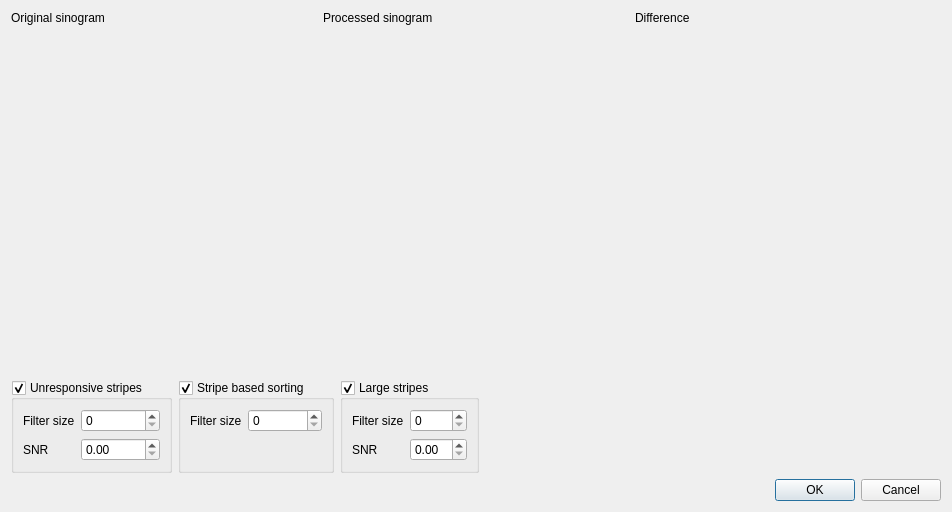
<?xml version="1.0" encoding="UTF-8"?>
<ui version="4.0">
 <class>VoStripeCleanDlg</class>
 <widget class="QDialog" name="VoStripeCleanDlg">
  <property name="geometry">
   <rect>
    <x>0</x>
    <y>0</y>
    <width>952</width>
    <height>512</height>
   </rect>
  </property>
  <property name="windowTitle">
   <string>Vo stripe clean</string>
  </property>
  <layout class="QVBoxLayout" name="verticalLayout">
   <item>
    <layout class="QHBoxLayout" name="horizontalLayout">
     <item>
      <layout class="QVBoxLayout" name="verticalLayout_2">
       <item>
        <widget class="QLabel" name="label">
         <property name="sizePolicy">
          <sizepolicy hsizetype="Preferred" vsizetype="Preferred">
           <horstretch>0</horstretch>
           <verstretch>0</verstretch>
          </sizepolicy>
         </property>
         <property name="text">
          <string>Original sinogram</string>
         </property>
        </widget>
       </item>
       <item>
        <widget class="QtAddons::ImageViewerWidget" name="viewer_original" native="true">
         <property name="sizePolicy">
          <sizepolicy hsizetype="Preferred" vsizetype="MinimumExpanding">
           <horstretch>0</horstretch>
           <verstretch>0</verstretch>
          </sizepolicy>
         </property>
         <property name="minimumSize">
          <size>
           <width>300</width>
           <height>300</height>
          </size>
         </property>
        </widget>
       </item>
      </layout>
     </item>
     <item>
      <layout class="QVBoxLayout" name="verticalLayout_3">
       <item>
        <widget class="QLabel" name="label_2">
         <property name="text">
          <string>Processed sinogram</string>
         </property>
        </widget>
       </item>
       <item>
        <widget class="QtAddons::ImageViewerWidget" name="viewer_processed" native="true">
         <property name="sizePolicy">
          <sizepolicy hsizetype="Preferred" vsizetype="MinimumExpanding">
           <horstretch>0</horstretch>
           <verstretch>0</verstretch>
          </sizepolicy>
         </property>
         <property name="minimumSize">
          <size>
           <width>300</width>
           <height>300</height>
          </size>
         </property>
        </widget>
       </item>
      </layout>
     </item>
     <item>
      <layout class="QVBoxLayout" name="verticalLayout_4">
       <item>
        <widget class="QLabel" name="label_3">
         <property name="text">
          <string>Difference</string>
         </property>
        </widget>
       </item>
       <item>
        <widget class="QtAddons::ImageViewerWidget" name="viewer_difference" native="true">
         <property name="sizePolicy">
          <sizepolicy hsizetype="Preferred" vsizetype="MinimumExpanding">
           <horstretch>0</horstretch>
           <verstretch>0</verstretch>
          </sizepolicy>
         </property>
         <property name="minimumSize">
          <size>
           <width>300</width>
           <height>300</height>
          </size>
         </property>
        </widget>
       </item>
      </layout>
     </item>
    </layout>
   </item>
   <item>
    <layout class="QHBoxLayout" name="horizontalLayout_2">
     <item>
      <widget class="QGroupBox" name="groupBox_unresponsive">
       <property name="title">
        <string>Unresponsive stripes</string>
       </property>
       <property name="flat">
        <bool>false</bool>
       </property>
       <property name="checkable">
        <bool>true</bool>
       </property>
       <layout class="QFormLayout" name="formLayout">
        <item row="0" column="0">
         <widget class="QLabel" name="label_4">
          <property name="text">
           <string>Filter size</string>
          </property>
         </widget>
        </item>
        <item row="0" column="1">
         <widget class="QSpinBox" name="spinBox_unresponsiveFilterSize"/>
        </item>
        <item row="1" column="0">
         <widget class="QLabel" name="label_5">
          <property name="text">
           <string>SNR</string>
          </property>
         </widget>
        </item>
        <item row="1" column="1">
         <widget class="QDoubleSpinBox" name="doubleSpinBox_unresponsiveSNR"/>
        </item>
       </layout>
      </widget>
     </item>
     <item>
      <widget class="QGroupBox" name="groupBox_sorting">
       <property name="title">
        <string>Stripe based sorting</string>
       </property>
       <property name="checkable">
        <bool>true</bool>
       </property>
       <layout class="QFormLayout" name="formLayout_2">
        <item row="0" column="0">
         <widget class="QLabel" name="label_6">
          <property name="text">
           <string>Filter size</string>
          </property>
         </widget>
        </item>
        <item row="0" column="1">
         <widget class="QSpinBox" name="spinBox_sortingFilterSize"/>
        </item>
       </layout>
      </widget>
     </item>
     <item>
      <widget class="QGroupBox" name="groupBox_large">
       <property name="title">
        <string>Large stripes</string>
       </property>
       <property name="checkable">
        <bool>true</bool>
       </property>
       <layout class="QFormLayout" name="formLayout_3">
        <item row="0" column="0">
         <widget class="QLabel" name="label_7">
          <property name="text">
           <string>Filter size</string>
          </property>
         </widget>
        </item>
        <item row="0" column="1">
         <widget class="QSpinBox" name="spinBox_largeFilterSize"/>
        </item>
        <item row="1" column="0">
         <widget class="QLabel" name="label_8">
          <property name="text">
           <string>SNR</string>
          </property>
         </widget>
        </item>
        <item row="1" column="1">
         <widget class="QDoubleSpinBox" name="doubleSpinBox_largeSNR"/>
        </item>
       </layout>
      </widget>
     </item>
     <item>
      <spacer name="horizontalSpacer">
       <property name="orientation">
        <enum>Qt::Horizontal</enum>
       </property>
       <property name="sizeHint" stdset="0">
        <size>
         <width>40</width>
         <height>20</height>
        </size>
       </property>
      </spacer>
     </item>
    </layout>
   </item>
   <item>
    <widget class="QDialogButtonBox" name="buttonBox">
     <property name="orientation">
      <enum>Qt::Horizontal</enum>
     </property>
     <property name="standardButtons">
      <set>QDialogButtonBox::Cancel|QDialogButtonBox::Ok</set>
     </property>
    </widget>
   </item>
  </layout>
 </widget>
 <customwidgets>
  <customwidget>
   <class>QtAddons::ImageViewerWidget</class>
   <extends>QWidget</extends>
   <header location="global">imageviewerwidget.h</header>
   <container>1</container>
   <slots>
    <signal>levelsChanged(float,float)</signal>
   </slots>
  </customwidget>
 </customwidgets>
 <resources/>
 <connections>
  <connection>
   <sender>buttonBox</sender>
   <signal>accepted()</signal>
   <receiver>VoStripeCleanDlg</receiver>
   <slot>accept()</slot>
   <hints>
    <hint type="sourcelabel">
     <x>248</x>
     <y>254</y>
    </hint>
    <hint type="destinationlabel">
     <x>157</x>
     <y>274</y>
    </hint>
   </hints>
  </connection>
  <connection>
   <sender>buttonBox</sender>
   <signal>rejected()</signal>
   <receiver>VoStripeCleanDlg</receiver>
   <slot>reject()</slot>
   <hints>
    <hint type="sourcelabel">
     <x>316</x>
     <y>260</y>
    </hint>
    <hint type="destinationlabel">
     <x>286</x>
     <y>274</y>
    </hint>
   </hints>
  </connection>
 </connections>
</ui>
